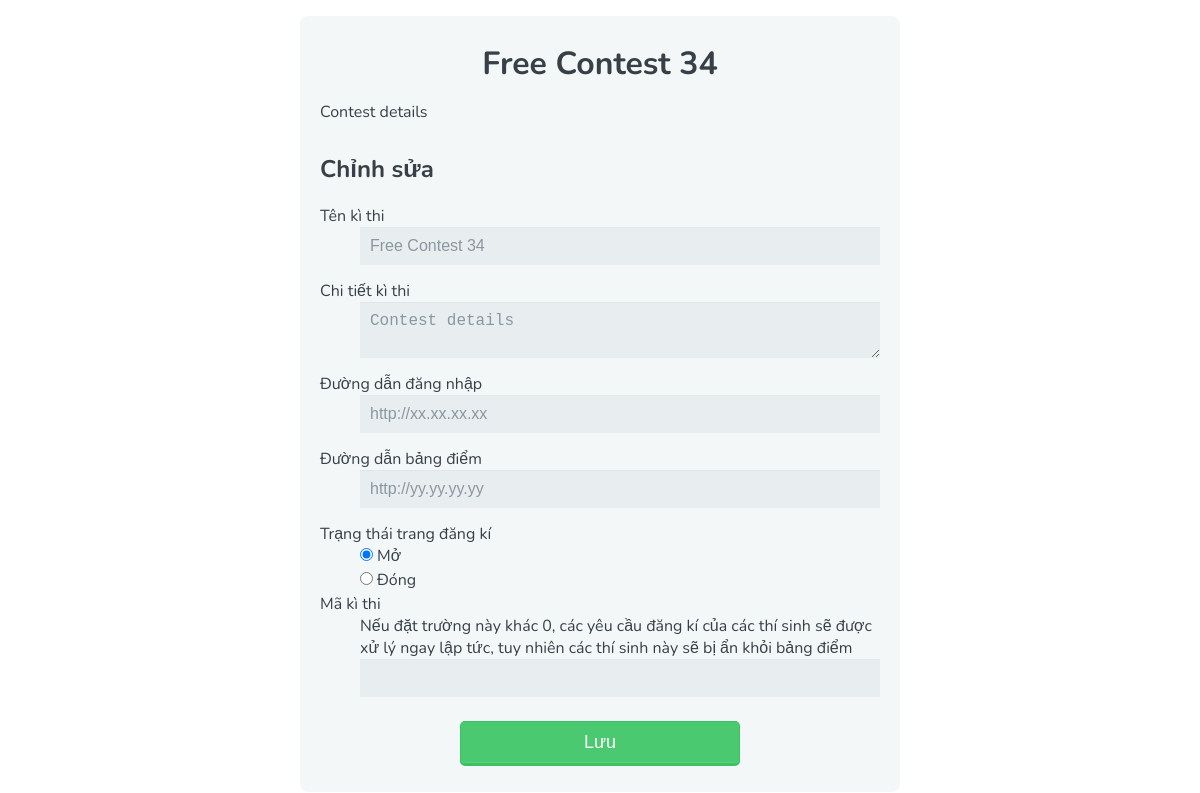
The app's page /edit, older data.
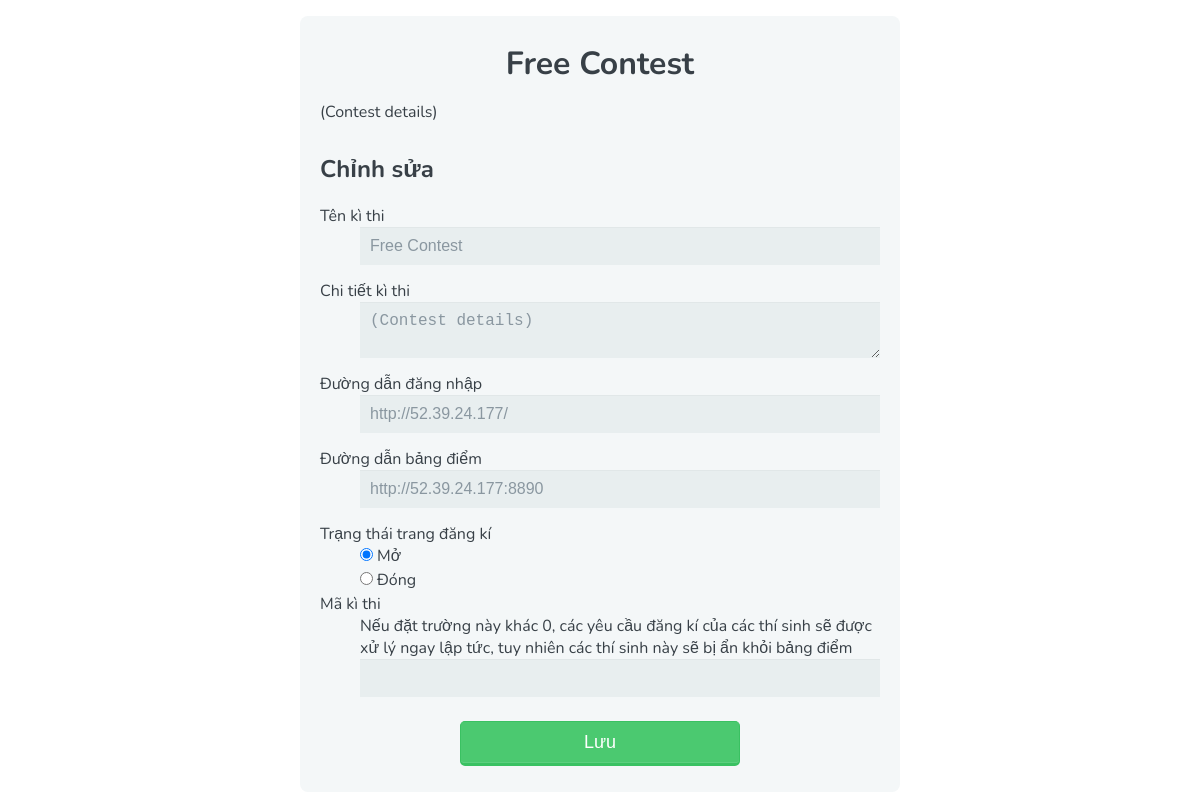
The same page, newer data.
### tables this page shows
CREATE TABLE config (
	id integer primary key check(id=0),
	title text,
	detail text,
	cwsurl text,
	rwsurl text,
	closed boolean,
	contestid integer
);

### edit_page.py (the view)
@app.route('/edit', methods=['GET', 'POST'])
def edit_page():
	db = get_db()
	if request.method=='POST':
		fields = ['title', 'detail', 'cwsurl', 'rwsurl', 'closed', 'contest_id']
		db.execute('update config set {}=?, {}=?, {}=?, {}=?, {}=?, {}=?'.format(*fields), [request.form[x] for x in fields])
		db.commit()
		flash(u"Đã lưu")
	cr = db.execute('select * from config')
	config = cr.fetchone()
	print(config)
	return render_template('edit_page.html', config=config)

### ReverseProxied.py (called while the page is built)
     def __call__(self, environ, start_response):
         script_name = environ.get('HTTP_X_SCRIPT_NAME', '')
         if script_name:
             environ['SCRIPT_NAME'] = script_name
             path_info = environ['PATH_INFO']
             if path_info.startswith(script_name):
                 environ['PATH_INFO'] = path_info[len(script_name):]
         scheme = environ.get('HTTP_X_SCHEME', '')
         if scheme:
             environ['wsgi.url_scheme'] = scheme
         return self.app(environ, start_response)

### regws.py (called while the page is built)
def get_db():
	if not hasattr(g, 'db'):
		g.db = sqlite3.connect(app.config['DATABASE'])
		g.db.row_factory = sqlite3.Row
	return g.db

@app.teardown_appcontext
def teardown_db(error):
	if hasattr(g, 'db'):
		g.db.close()

### templates/edit_page.html
{% extends "layout.html" %}
{% block body %}
    <h2>Chỉnh sửa</h2>
    <form action="{{ url_for('edit_page') }}" method=post>
        <dl>
            <dt>Tên kì thi</dt>
            <dd><input type=text name=title value="{{ config.title }}"></dd>
            <dt>Chi tiết kì thi</dt>
            <dd><textarea name="detail">{{ config.detail }}</textarea></dd>
            <dt>Đường dẫn đăng nhập</dt>
            <dd><input type=text name=cwsurl value="{{ config.cwsurl }}"></dd>
            <dt>Đường dẫn bảng điểm</dt>
            <dd><input type=text name=rwsurl value="{{ config.rwsurl }}"></dd>
            <dt>Trạng thái trang đăng kí</dt>
            <dd><input type=radio name=closed value="0" {{ "" if config.closed else "checked" }}>Mở</dd>
            <dd><input type=radio name=closed value="1" {{ "checked" if config.closed else "" }}>Đóng</dd>
            <dt>Mã kì thi</dt>
            <dd>Nếu đặt trường này khác 0, các yêu cầu đăng kí của các thí sinh sẽ được xử lý ngay lập tức, tuy nhiên các thí sinh này sẽ bị ẩn khỏi bảng điểm</dd>
            <dd><input type=number name=contest_id value="{{ config.contest_id }}"></dd>
        </dl>
        <input class=btn type=submit value="Lưu">
    </form>
{% endblock %}

### templates/layout.html (shortened to what this page needs)
<html>
	<head>
		<link rel=stylesheet type=text/css href="{{ url_for('static', filename='style.css') }}">
	</head>
	<body>
		<div class=page id=page>
			<div id=title>{{ config.title }}</div>
			<div id=detail>{{ config.detail }}</div>
			{% block body %}
			{% endblock %}
		</div>
	</body>
</html>

### static/style.css (style rules this page uses)
*, *:before, *:after { -moz-box-sizing: border-box; -webkit-box-sizing: border-box; box-sizing: border-box; }
.page { padding: 10px 20px; background: #f4f7f8; border-radius: 8px; }
body { margin: 1em auto; font-family: 'Nunito', sans-serif; color: #384047; }
form > * { margin: 0.5em 0; }
@media screen and (min-width: 480px) { body { max-width: 50%; } }
input[type="text"], input[type="password"], input[type="date"], input[type="datetime"], input[type="email"], input[type="number"], input[type="search"], input[type="tel"], input[type="time"], input[type="url"], textarea, select { background: rgba(255,255,255,0.1); border: none; font-size: 16px; height: auto; margin: 0; outline: 0; padding: 10px; width: 100%; background-color: #e8eeef; color: #8a97a0; box-shadow: 0 1px 0 rgba(0,0,0,0.03) inset; margin-bottom: 15px; }
input[type="radio"], input[type="checkbox"] { margin: 0 4px 8px 0; }
.btn { padding: 10px; color: #FFF; background-color: #4bc970; font-size: 18px; font-style: normal; border-radius: 5px; border: 1px solid #3ac162; border-width: 1px 1px 3px; box-shadow: 0 -1px 0 rgba(255,255,255,0.1) inset; margin-bottom: 10px; margin-left: auto; margin-right: auto; display: block; width: 50%; }
#detail { margin: 0 0 30px 0; }
#title { display: block; font-size: 2em; font-weight: bold; margin: 0.5em 0; text-align: center; }

Row changes from the older to the newer data that the page shows:
changed config: title "Free Contest 34" → "Free Contest"; detail "Contest details" → "(Contest details)"; cwsurl "http://xx.xx.xx.xx" → "http://52.39.24.177/"; rwsurl "http://yy.yy.yy.yy" → "http://52.39.24.177:8890"
